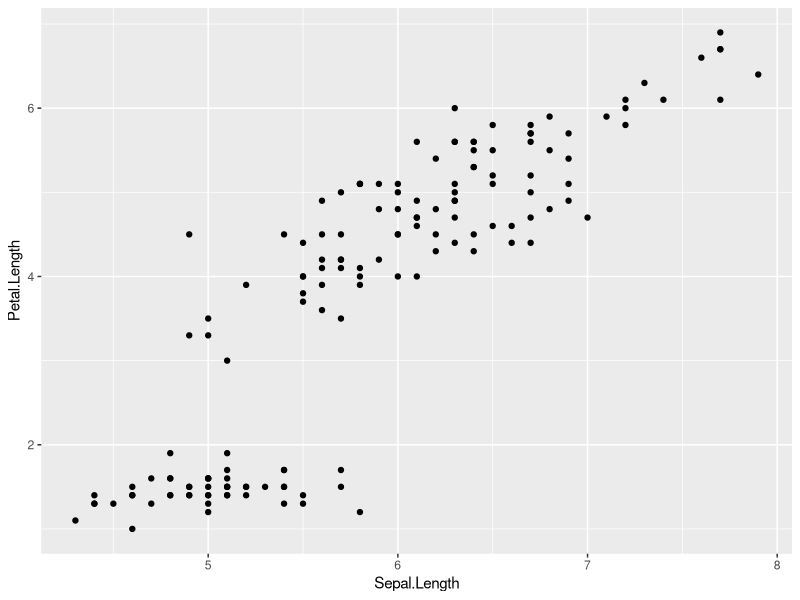
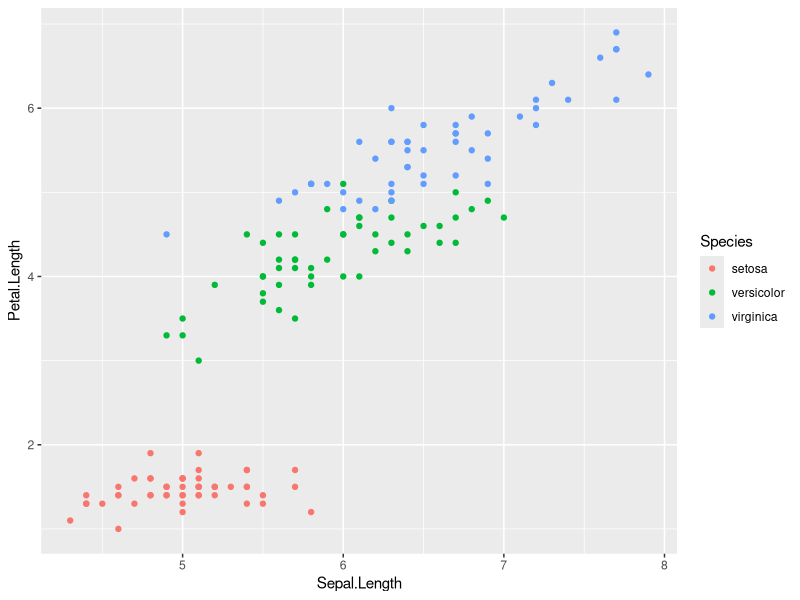
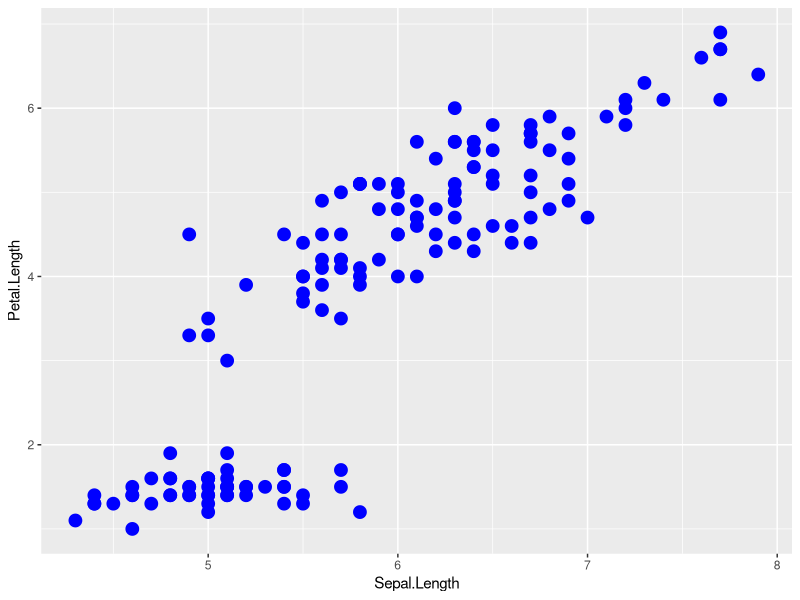
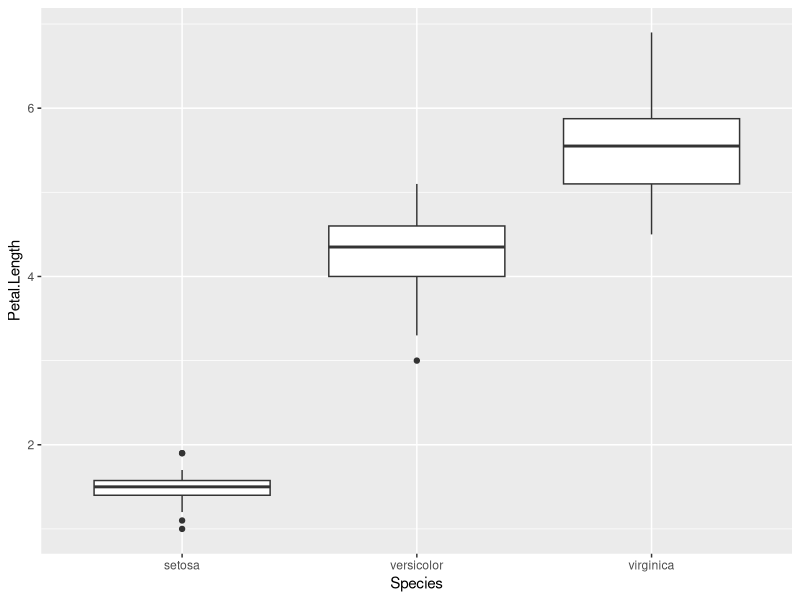
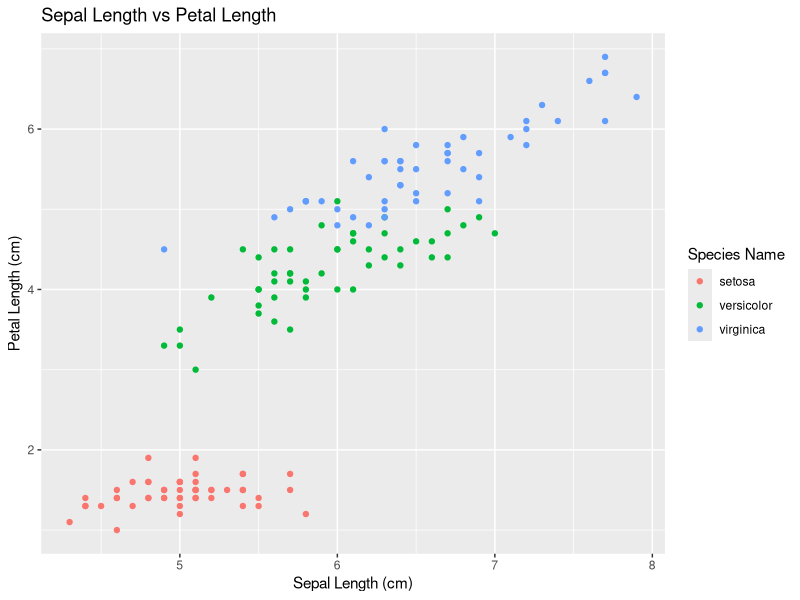
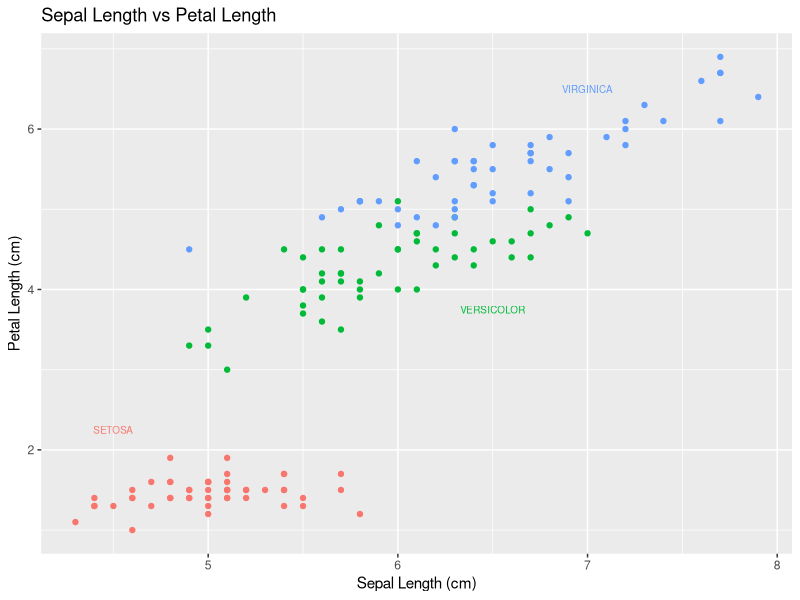
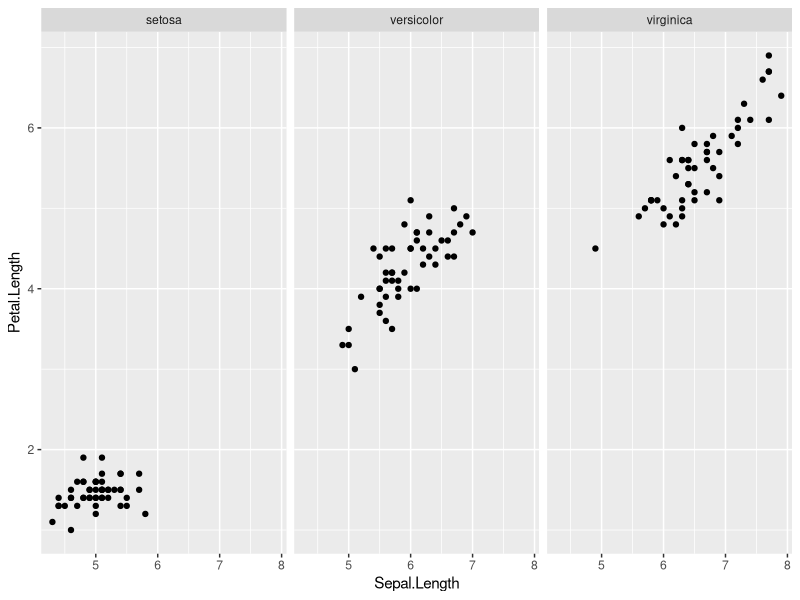

These charts were generated, in order, by the following R code: (Note: this script raises an error after producing the figures.)
## ---- chunk 1
# Unattach any packages that happen to already be loaded. In general this is unecessary
# but is important for the creation of the book to not have package namespaces
# fighting unexpectedly.
pkgs = names(sessionInfo()$otherPkgs)
if( length(pkgs > 0)){
  pkgs = paste('package:', pkgs, sep = "")
  for( i in 1:length(pkgs)){
    detach(pkgs[i], character.only = TRUE, force=TRUE)
  }
}
## ---- chunk 2
library(tidyverse, quietly = TRUE)   # loading ggplot2 and dplyr
## ---- chunk 3
data(iris)  # load the iris dataset that comes with R
str(iris)   # what columns do we have to play with...
## ---- chunk 4
ggplot( data=iris, aes(x=Sepal.Length, y=Petal.Length) ) +  
	geom_point(  )
## ---- chunk 5
ggplot( data=iris, aes(x=Sepal.Length, y=Petal.Length, color=Species) ) +  
	geom_point(  )
## ---- chunk 6
ggplot( data=iris, aes(x=Sepal.Length, y=Petal.Length) ) +  
	geom_point( color='blue', size=4 )
## ---- chunk 7
ggplot(iris, aes(x=Species, y=Petal.Length)) +
  geom_boxplot()
## ---- chunk 8
# Save the graph before I add more to it.
P <- ggplot( data=iris, aes(x=Sepal.Length, y=Petal.Length, color=Species) ) +  
	geom_point(  ) +
  labs( title='Sepal Length vs Petal Length') +
  labs( x="Sepal Length (cm)", y="Petal Length (cm)" ) +
  labs( color="Species Name")     

# Print out the plot
P
## ---- chunk 9
# create another data frame that has the text labels I want to add to the graph.
annotation.data <- data.frame(
  Sepal.Length = c(4.5,  6.5,  7.0),  # Figured out the label location by eye.
  Petal.Length = c(2.25, 3.75, 6.5),  # If I rescale the graph, I would redo this step.
  Species = c('setosa', 'versicolor', 'virginica'),
  Text = c('SETOSA', 'VERSICOLOR', 'VIRGINICA')
)

# Use the previous plot I created, along with the 
# aes() options already defined.
P +
  geom_text( data=annotation.data, aes(label=Text), size=2.5) +   # write the labels
  theme( legend.position = 'none' )                               # remove the legend

## ---- chunk 10
library(ggplot2)
ggplot(iris, aes(x=Sepal.Length, y=Petal.Length)) +
  geom_point() +
  facet_grid( . ~ Species )
## ---- chunk 11
data(tips, package='reshape')
head(tips)
## ---- chunk 12
ggplot(tips, aes(x = total_bill, y = tip / total_bill )) +
  geom_point()
## ---- chunk 13
ggplot(tips, aes(x = total_bill, y = tip / total_bill )) +
  geom_point() +
  facet_grid( sex ~ day )
## ---- chunk 14
ggplot(tips, aes(x = total_bill, y = tip / total_bill )) +
  geom_point() +
  facet_wrap( ~ day )
## ---- chunk 15
ggplot(tips, aes(x = total_bill, y = tip / total_bill )) +
  geom_point() +
  facet_grid( sex ~ day, scales="free_y" )
## ---- chunk 16
    Rosy <- data.frame(
      times = c(15, 11, 9, 12, 5, 2, 3),
      day   = 1:7,
      yhat  = c(14.36, 12.29, 10.21, 8.14, 6.07, 4.00,  1.93),
      lwr   = c( 9.54,  8.5,   7.22, 5.47, 3.08, 0.22, -2.89),
      upr   = c(19.18, 16.07, 13.2, 10.82, 9.06, 7.78,  6.75))
## ---- chunk 17
        library(tidyverse)
        data('birthwt', package='MASS')
        birthwt <- birthwt %>% mutate(
          race  = factor(race,  labels=c('White','Black','Other')),
          smoke = factor(smoke, labels=c('No Smoke', 'Smoke')))
